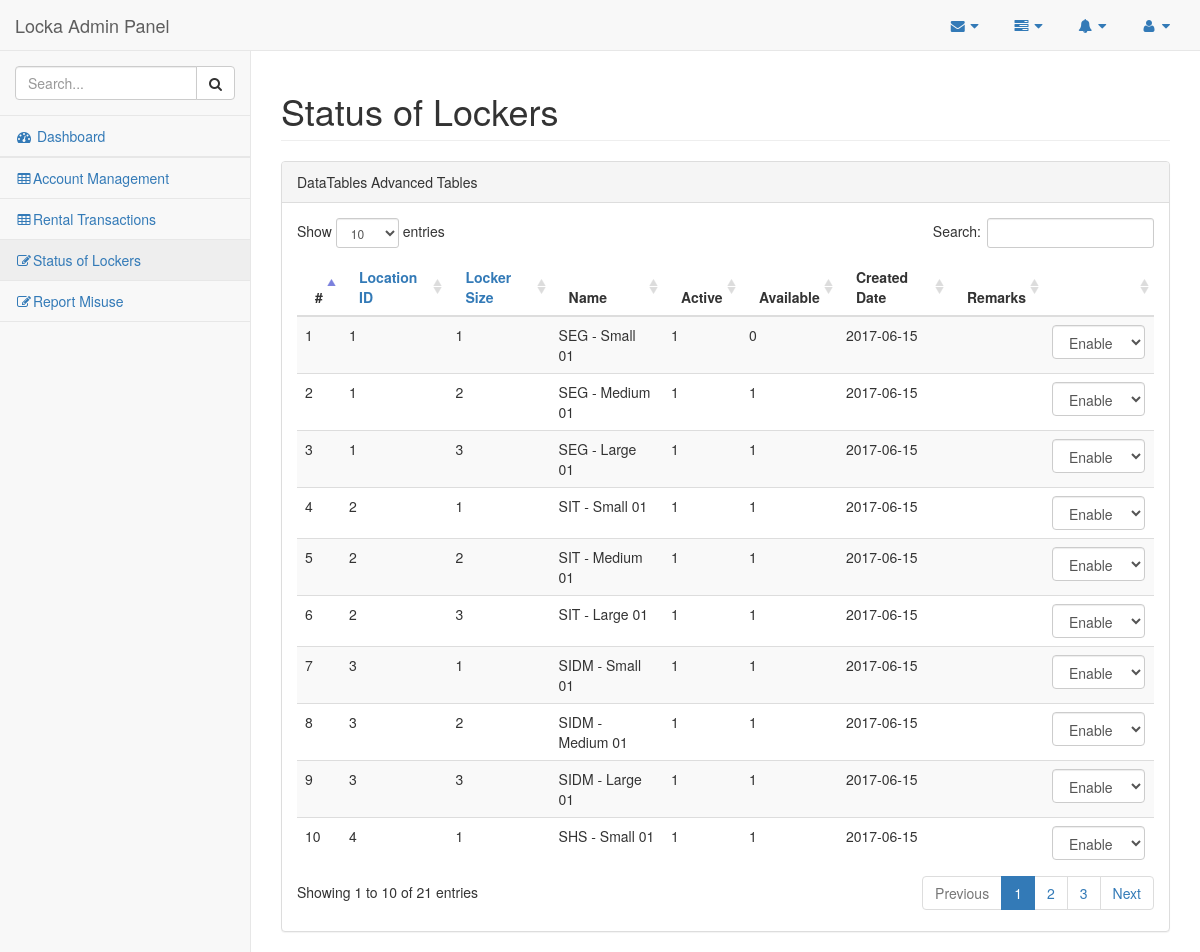
The app's page /index.php/lockerstatus, older data.
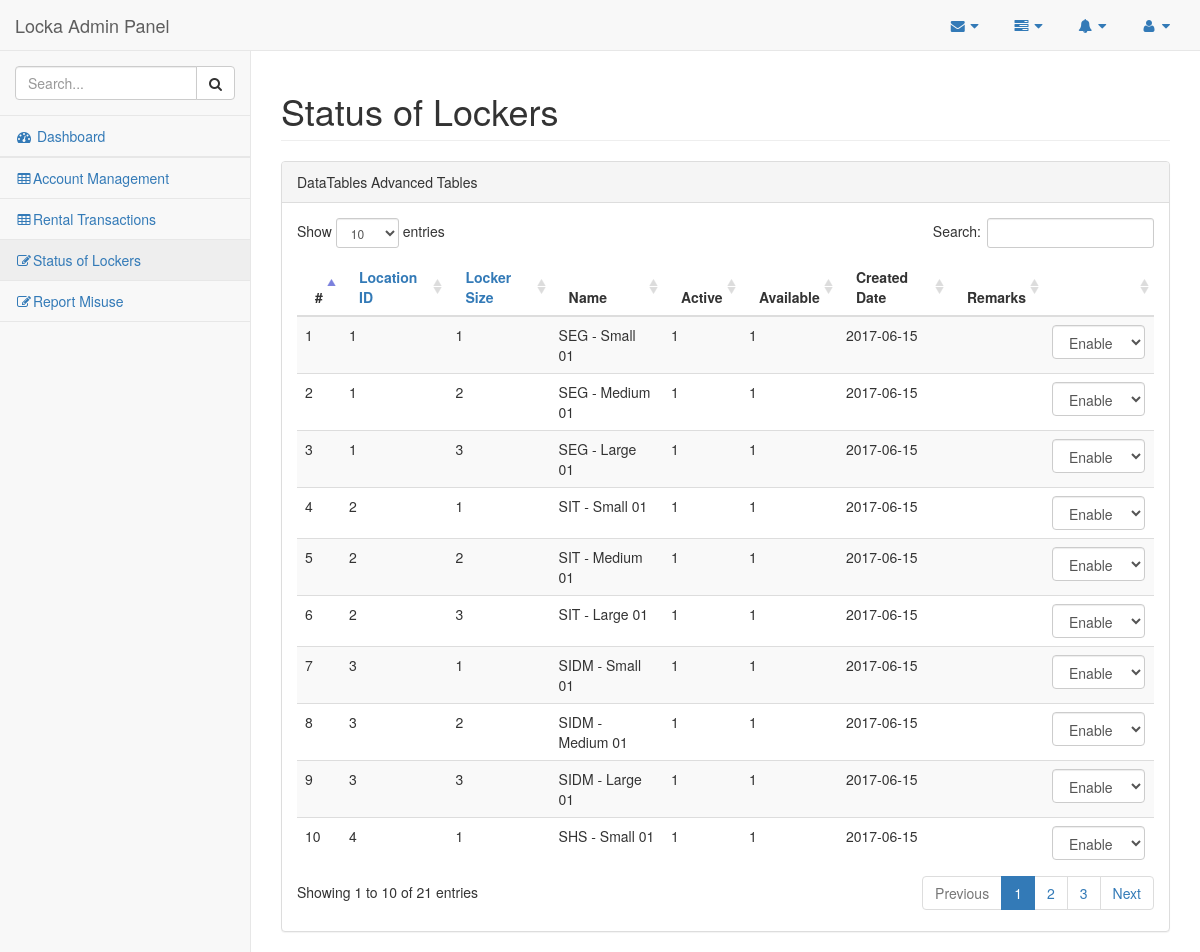
The same page, newer data.
### tables this page shows
CREATE TABLE IF NOT EXISTS `tbl_locker` (
  `ID` int(11) NOT NULL,
  `Location_ID` int(11) NOT NULL COMMENT 'Location ID - foreign key from location table',
  `Locker_Size_ID` int(11) NOT NULL,
  `Name` varchar(45) DEFAULT NULL,
  `Desc` varchar(45) DEFAULT NULL,
  `Remarks` varchar(120) DEFAULT NULL,
  `Is_Available` tinyint(4) NOT NULL DEFAULT '0',
  `Is_Active` tinyint(4) NOT NULL DEFAULT '0',
  `Created_By` varchar(45) NOT NULL,
  `Created_Date` date NOT NULL,
  PRIMARY KEY (`ID`,`Location_ID`)
);

### application/controllers/LockerStatus.php (called while the page is built, shortened)
<?php
	class LockerStatus extends CI_Controller {
		public function index()
		{
			$this->load->model('AdminModel');
			$data['lockerlist'] = $this->AdminModel->GenerateLockerList();
			$this->load->view('Admin/AllLockerStatus', $data);
		}
	}
?>

### index.php (called while the page is built, shortened)
<?php
require_once BASEPATH.'core/CodeIgniter.php';

### application/models/AdminModel.php (called while the page is built, shortened)
<?php
	class AdminModel extends CI_Model
	{
		function GenerateLockerList()
		{
			$this->db->select('*');
			$this->db->from('tbl_locker');
			$query = $this->db->get();
			$result = $query->result();
			$list = Array();
			for ($i = 0; $i < count($result); $i++)
			{
				$list[$i] = (object)NULL;
				$list[$i]->Location_ID = $result[$i]->Location_ID;
				$list[$i]->Locker_Size_ID = $result[$i]->Locker_Size_ID;
				$list[$i]->Name = $result[$i]->Name;
				$list[$i]->Desc = $result[$i]->Desc;
				$list[$i]->Remarks = $result[$i]->Remarks;
				$list[$i]->Is_Active = $result[$i]->Is_Active;
				$list[$i]->Is_Available = $result[$i]->Is_Available;
				$list[$i]->Created_By = $result[$i]->Created_By;
				$list[$i]->Created_Date = $result[$i]->Created_Date;
			}
			return $list;
		}
	}
?>

### application/views/Admin/AllLockerStatus.php (the view, shortened to what this page needs)
<!DOCTYPE html>
<html lang="en">
<head>
    <link href="<?=base_url()?>assets/admin-bs/vendor/bootstrap/css/bootstrap.min.css" rel="stylesheet">
    <link href="<?=base_url()?>assets/admin-bs/vendor/metisMenu/metisMenu.min.css" rel="stylesheet">
    <link href="<?=base_url()?>assets/admin-bs/vendor/datatables-plugins/dataTables.bootstrap.css" rel="stylesheet">
    <link href="<?=base_url()?>assets/admin-bs/vendor/datatables-responsive/dataTables.responsive.css" rel="stylesheet">
    <link href="<?=base_url()?>assets/admin-bs/dist/css/sb-admin-2.css" rel="stylesheet">
    <link href="<?=base_url()?>assets/admin-bs/vendor/font-awesome/css/font-awesome.min.css" rel="stylesheet" type="text/css">
</head>
<body>
    <div id="wrapper">
        <nav class="navbar navbar-default navbar-static-top" role="navigation" style="margin-bottom: 0">
            <div class="navbar-header">
                <a class="navbar-brand" href="AdminHome">Locka Admin Panel</a>
            </div>
            <ul class="nav navbar-top-links navbar-right">
                <li class="dropdown">
                    <a class="dropdown-toggle" data-toggle="dropdown" href="#">
                        <i class="fa fa-envelope fa-fw"></i> <i class="fa fa-caret-down"></i>
                    </a>
                </li>
                <li class="dropdown">
                    <a class="dropdown-toggle" data-toggle="dropdown" href="#">
                        <i class="fa fa-tasks fa-fw"></i> <i class="fa fa-caret-down"></i>
                    </a>
                </li>
                <li class="dropdown">
                    <a class="dropdown-toggle" data-toggle="dropdown" href="#">
                        <i class="fa fa-bell fa-fw"></i> <i class="fa fa-caret-down"></i>
                    </a>
                </li>
                <li class="dropdown">
                    <a class="dropdown-toggle" data-toggle="dropdown" href="#">
                        <i class="fa fa-user fa-fw"></i> <i class="fa fa-caret-down"></i>
                    </a>
                </li>
            </ul>
            <div class="navbar-default sidebar" role="navigation">
                <div class="sidebar-nav navbar-collapse">
                    <ul class="nav" id="side-menu">
                        <li class="sidebar-search">
                            <div class="input-group custom-search-form">
                                <input type="text" class="form-control" placeholder="Search...">
                                <span class="input-group-btn">
                                <button class="btn btn-default" type="button">
                                    <i class="fa fa-search"></i>
                                </button>
                            </span>
                            </div>
                        </li>
                        <li>
                            <a href="adminlogin"><i class="fa fa-dashboard fa-fw"></i> Dashboard</a>
                        </li>
                        <li>
                        </li>
                        <li>
                            <a href="accountmanagement"><i class="fa fa-table fa-fw"></i>Account Management</a>
                        </li>
                        <li>
                            <a href="rentaltransactions"><i class="fa fa-table fa-fw"></i>Rental Transactions</a>
                        </li>
						<li>
                            <a href="lockerstatus"><i class="fa fa-edit fa-fw"></i>Status of Lockers</a>
                        </li>
						<li>
                            <a href="userreport"><i class="fa fa-edit fa-fw"></i>Report Misuse</a>
                        </li>
                    </ul>
                </div>
            </div>
        </nav>
        <div id="page-wrapper">
            <div class="row">
                <div class="col-lg-12">
                    <h1 class="page-header">Status of Lockers</h1>
                </div>
            </div>
            <div class="row">
                <div class="col-lg-12">
                    <div class="panel panel-default">
                        <div class="panel-heading">
                            DataTables Advanced Tables
                        </div>
                        <div class="panel-body">
                            <table width="100%" class="table table-striped" id="dataTables-example">
                                <thead>
                                    <tr>
                                        <th>#</th>
										<th>
										<a href="<?php echo base_url();?>LockerInfo"><i class=""></i> Location ID</a>
										</th>
										<th>
										<a href="<?php echo base_url();?>LockerSize"><i class=""></i> Locker Size</a>
										</th>
										<th>Name</th>
										<th>Active</th>
										<th>Available</th>
										<th>Created Date</th>
										<th>Remarks</th>
										<th></th>
										<tbody>
										<?php for ($i = 0; $i < count($lockerlist); ++$i) { ?>
										<tr>
										<td><?php echo ($i+1); ?></td>
										<td><?php echo $lockerlist[$i]->Location_ID; ?></td>
										<td><?php echo $lockerlist[$i]->Locker_Size_ID; ?></td>
										<td><?php echo $lockerlist[$i]->Name; ?></td>
										<td><?php echo $lockerlist[$i]->Is_Active; ?></td>
										<td><?php echo $lockerlist[$i]->Is_Available; ?></td>
										<td><?php echo $lockerlist[$i]->Created_Date; ?></td>
										<td><?php echo $lockerlist[$i]->Remarks; ?></td>
										<td><div class="form-group">
                                        <select class="form-control">
                                                <option>Enable</option>
                                        </select>
										</td>
                                        </div>
										</tr>
										<?php } ?>
</body>
</html>

Row changes from the older to the newer data that the page shows:
changed tbl_locker "SEG - Small 01": Is_Available "0" → "1"
